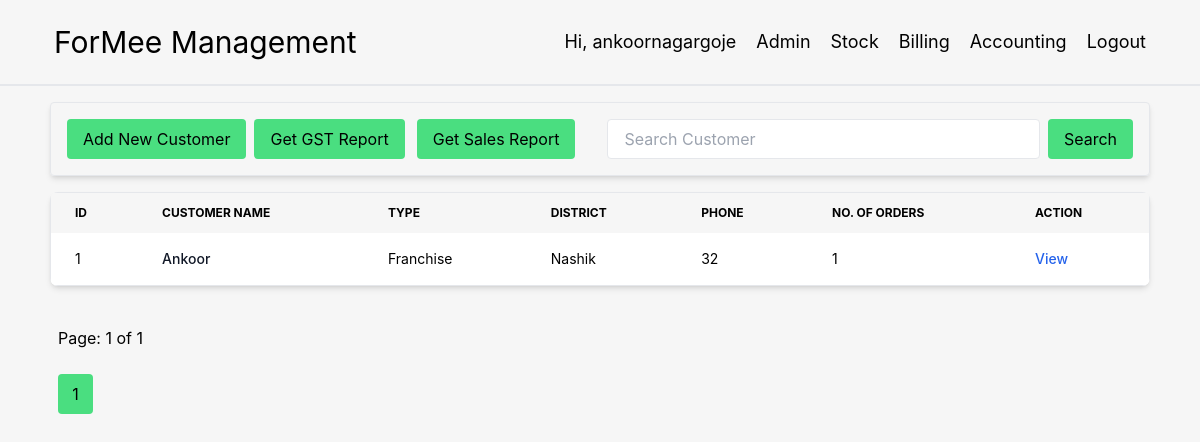
/billing/ (signed in), run on the app's committed database.
### Billing/models.py (models this page shows, shortened)
class Customer(models.Model):
    name = models.CharField(max_length=200)
    address = models.CharField(max_length=200)
    district = models.CharField(max_length=100, default='')
    email = models.EmailField()
    gstin = models.CharField(max_length=100)
    fssai = models.CharField(max_length=100)
    phone = models.PositiveBigIntegerField()
    birth_date = models.CharField(max_length=10, default="")
    order_type = models.CharField(max_length=30, choices=SALE_CHOICE, default='normal')
    franchise_id = models.CharField(default="", max_length=5)
    @property
    def no_of_order(self):
        return self.order_set.count()

### Billing/views.py (the view)
# urls.py: path('billing/', views.customer_list, name='customer_list'),
@login_required
def customer_list(request):
    customers = Customer.objects.all().order_by('-pk')
    customer_search = request.GET.get('customer_search')
    if customer_search != '' and customer_search is not None:
        customers = Customer.objects.filter(name__icontains=customer_search)
    paginator = Paginator(customers, 50)
    page = request.GET.get('page')
    customers = paginator.get_page(page)
    return render(request, 'billing.html', {'customers': customers})

### Billing/templates/billing.html (shortened to what this page needs)
{% extends 'base.html' %}
{% block body %}
<div class="m-auto w-11/12 mt-4 p-2 border rounded flex flex-row justify-between items-center shadow-md">
    <div>
        <a href="add_customer/">
            <button type="button" class="mr-1 m-2 px-4 py-2 bg-green-400 rounded">Add New Customer</button>
        </a>
    </div>
    <div>
        <a href="get-gst-report/">
            <button type="button" class="ml-1 m-2 px-4 py-2 bg-green-400 rounded">Get GST Report</button>
        </a>
    </div><div>
        <a href="get-sales-report/">
            <button type="button" class="ml-1 m-2 px-4 py-2 bg-green-400 rounded">Get Sales Report</button>
        </a>
    </div>
    <div class="grow ml-6">
        <form action="">
            <input type="text" class="w-[100%] h-10 border indent-4 rounded" name="customer_search"
                   placeholder="Search Customer">
    </div>
    <div>
        <button type="submit" class="m-2 px-4 py-2 bg-green-400 rounded">Search</button>
    </div>
</div>
<div class="relative overflow-x-auto shadow-md sm:rounded-lg w-11/12 m-auto mt-4">
    <table class="w-full text-sm text-left border">
        <thead class="text-xs uppercase">
        <tr>
            <th scope="col" class="px-6 py-3">
                Id
            </th>
            <th scope="col" class="px-6 py-3">
                Customer name
            </th>
            <th scope="col" class="px-6 py-3">
                Type
            </th>
            <th scope="col" class="px-6 py-3">
                District
            </th>
            <th scope="col" class="px-6 py-3">
                Phone
            </th>
            <th scope="col" class="px-6 py-3">
                No. of Orders
            </th>
            <th scope="col" class="px-6 py-3">
                Action
            </th>
        </tr>
        </thead>
        <tbody>
        {% for customer in customers %}
        <tr class="bg-white border-b">
            <td class="px-6 py-4">
                {{ customer.id }}
            </td>
            <th scope="row" class="px-6 py-4 font-medium text-gray-900 whitespace-nowrap">
                {{ customer.name }}
            </th>
            <td class="px-6 py-4">
                {{ customer.order_type|title }}
            </td>
            <td class="px-6 py-4">
                {{ customer.district }}
            </td>
            <td class="px-6 py-4">
                {{ customer.phone }}
            </td>
            <td class="px-6 py-4">
                {{ customer.no_of_order }}
            </td>
            <td class="px-6 py-4">
                <a href="{{ customer.id }}/orders/" class="font-medium text-blue-600 hover:underline">View</a>
            </td>
        </tr>
        {% endfor %}
        </tbody>
    </table>
</div>
<div class="w-11/12 m-auto my-10">
    <p class="mx-2">Page: {{ customers.number }} of {{ customers.paginator.num_pages}}</p>
    <br>
    {% for pages in customers.paginator %}
    <a href="?page={{ forloop.counter }}">
        <button class="w-[35px] h-10 rounded mx-2 bg-green-400">{{ forloop.counter }}</button>
    </a>
    {% endfor %}
    <br><br>
</div>
{% endblock %}

### Stock/templates/base.html (shortened to what this page needs)
<!DOCTYPE html>
<html lang="en">
<head>
    {% load static %}
    <script src="https://cdn.tailwindcss.com"></script>
</head>
<body style="font-family: -apple-system, BlinkMacSystemFont, 'Segoe UI', Roboto, Helvetica, Arial, sans-serif, 'Apple Color Emoji', 'Segoe UI Emoji', 'Segoe UI Symbol'; background-color:#f6f6f6;">
<nav class="w-full border-b-2">
    <div name="NAVBAR" class="p-4 flex flex-row w-[95%] m-auto flex-wrap justify-between items-center">
        <div class="flex-initial min-w-1/2">
            <p class="text-3xl p-2">ForMee Management</p>
        </div>
        <div class="flex-auto w-32 flex gap-1 justify-end items-center">
            {% if user.is_authenticated %}
            <div class=" ease-in-out duration-300 rounded-xl hover:bg-gray-200"><p class="text-lg p-2">Hi, {{ user.username }}</p></div>
            {% if user.username == 'ankoornagargoje' %}
            <div class=" ease-in-out duration-300 rounded-xl hover:bg-gray-200"><a href="/admin/"><p class="text-lg p-2">Admin</p></a></div>
            {% endif %}
            <div class=" ease-in-out duration-300 rounded-xl hover:bg-gray-200"><a href="/stock/"><p class="text-lg p-2 ease-in-out duration-300">Stock</p></a></div>
            <div class=" ease-in-out duration-300 rounded-xl hover:bg-gray-200"><a href="/billing/"><p class="text-lg p-2 ease-in-out duration-300">Billing</p></a></div>
            <div class=" ease-in-out duration-300 rounded-xl hover:bg-gray-200"><a href="/accounting/"><p class="text-lg p-2 ease-in-out duration-300">Accounting</p></a></div>
            <div class=" ease-in-out duration-300 rounded-xl hover:bg-gray-200"><a href="/logout/"><p class="text-lg p-2 ease-in-out duration-300">Logout</p></a></div>
            {% endif %}
        </div>
    </div>
</nav>
{% block body %}
{% endblock %}
</body>
</html>

### data on the page
Customer: id "1", name "Ankoor", order_type "Franchise", district "Nashik", phone "32", no_of_order "1"

### other printed values
{{ user.username }} "ankoornagargoje"
{{ customers.number }} "1"
{{ customers.paginator.num_pages }} "1"
